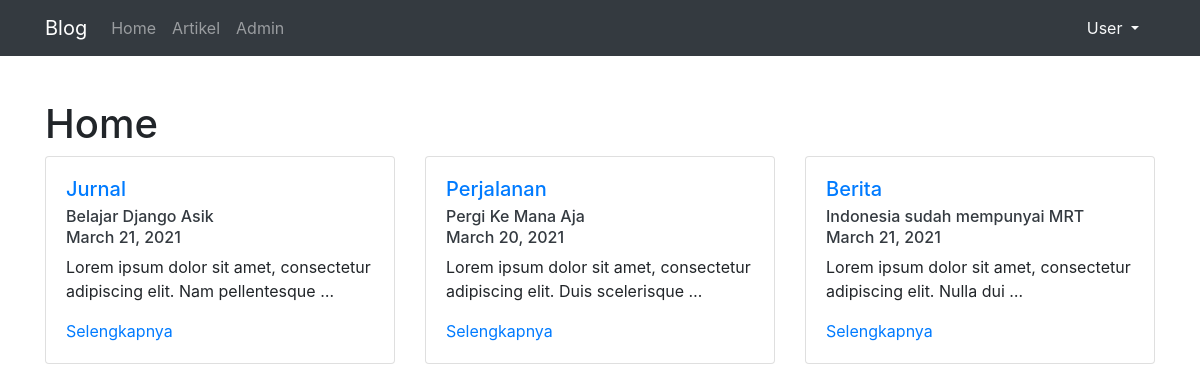
The page / on the database its author committed.
### artikel/models.py (models this page shows, shortened)
class Artikel(models.Model):
    judul = models.CharField(max_length=255)
    isi = models.TextField()
    kategori = models.CharField(max_length=255)
    published = models.DateTimeField(auto_now_add=True)
    updated = models.DateTimeField(auto_now=True)
    slug = models.SlugField(blank=True, editable=False)
    def __str__(self):
        return f"{self.id}. {self.judul}"

### blog/views.py (the view)
# urls.py: path('', BlogHomeView.as_view(), name='home'),
class BlogHomeView(TemplateView, ArtikelPerKategori):
    template_name = 'index.html'
    def get_context_data(self):
        querysets = self.get_latest_artikel_each_kategori()
        context = {
            'latest_artikel_list':querysets
        }
        return context

### artikel/views.py (called while the page is built)
    def get_latest_artikel_each_kategori(self):
        kategori_list = self.model.objects.values_list('kategori', flat=True).distinct()
        queryset = []
        for kategori in kategori_list:
            artikel = self.model.objects.filter(kategori=kategori).latest('published')
            queryset.append(artikel)
        return queryset

### templates/index.html (shortened to what this page needs)
{% extends 'base.html' %}
{% block contents %}
    <h1>Home</h1>
    <div class="row">
        {% for artikel in latest_artikel_list %}
        <div class="col-sm-4">
            <div class="card">
                <div class="card-body">
                <h5 class="card-title"><a href="{% url 'artikel:category' artikel.kategori 1 %}">{{artikel.kategori}}</a></h5>
                <h6 class="card-subtitle mb-2 text-dark">{{artikel.judul}}</h6>
                <h6 class="card-subtitle mb-2 text-dark">{{artikel.published|date}}</h6>
                <p class="card-text">{{artikel.isi|truncatewords:10}}</p>
                <a href="{% url 'artikel:detail' artikel.slug %}" class="card-link">Selengkapnya</a>
                </div>
            </div>
        </div>
        {% endfor %}
    </div>
{% endblock contents %}

### rows shown on the page
Artikel: kategori "Jurnal", judul "Belajar Django Asik", published "March 21, 2021", isi "Lorem ipsum dolor sit amet, consectetur adipiscing elit. Nam pellentesque …"
Artikel: kategori "Perjalanan", judul "Pergi Ke Mana Aja", published "March 20, 2021", isi "Lorem ipsum dolor sit amet, consectetur adipiscing elit. Duis scelerisque …"
Artikel: kategori "Berita", judul "Indonesia sudah mempunyai MRT", published "March 21, 2021", isi "Lorem ipsum dolor sit amet, consectetur adipiscing elit. Nulla dui …"
